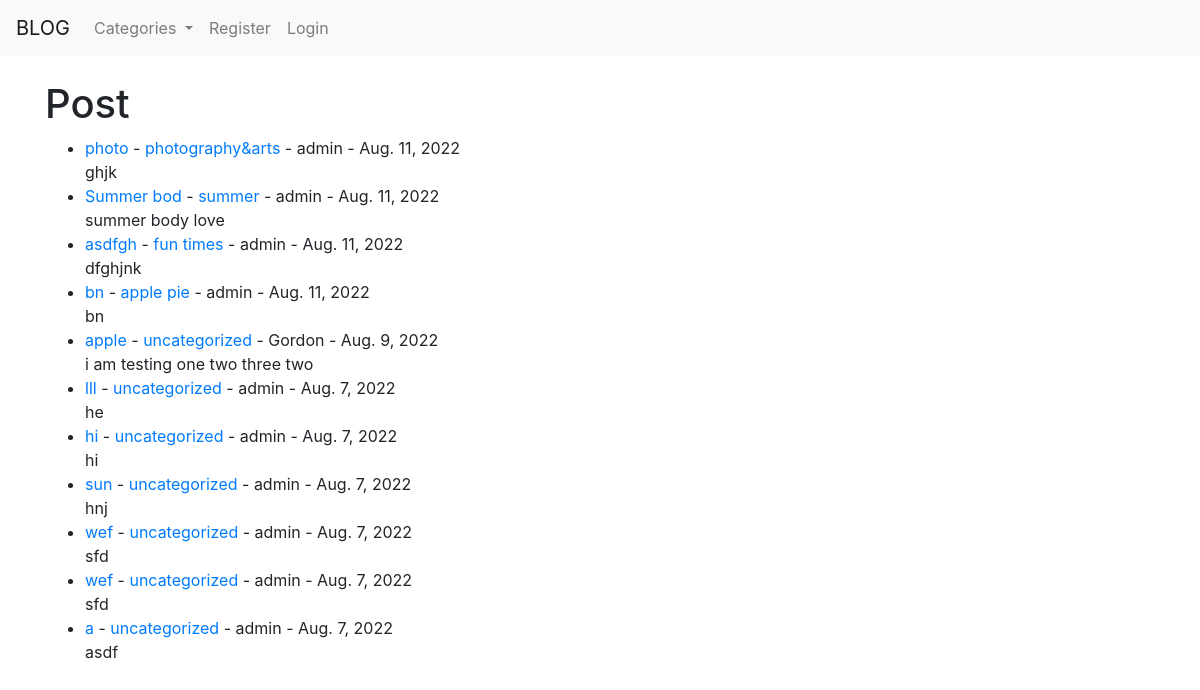
The page / on the database its author committed.
### startblog/models.py (models this page shows, shortened)
class Post(models.Model):
    title = models.CharField(max_length=255)
    title_tag = models.CharField(max_length=255, default="my blog")
    author = models.ForeignKey(User, on_delete=models.CASCADE)
    body = models.TextField()
    post_date = models.DateField(auto_now_add=True)
    category = models.CharField(max_length=255, default="uncategorized")
    likes = models.ManyToManyField(User, related_name="like_post")
    dislikes = models.ManyToManyField(User, related_name="dislike_post")

### startblog/views.py (the view)
# urls.py: path("", HomePage.as_view(), name="home"),
class HomePage(ListView):
    model = Post
    template_name = "blog/home.html"
    ordering = ["-post_date"]
    def get_context_data(self,*args, **kwargs):
        category_menu = Category.objects.all()
        context = super(HomePage, self).get_context_data(*args, **kwargs)
        context["category_menu"] = category_menu
        return context

### startblog/models.py (called while the page is built)
    def __str__(self):
        return self.name

### templates/blog/home.html (shortened to what this page needs)
{% extends 'base.html' %}
{% block content %}
<h1>Post</h1>
<ul>
    {% for post in object_list %}
    <li><a href="{% url 'blog:post_details' pk=post.pk %}">
            {{ post.title }}</a>
            - <a href="{% url 'blog:category_post' post.category|slugify %}">{{ post.category }}</a>
            - {{ post.author }} - {{ post.post_date}}
        <br />
        {{ post.body|slice:":200" | safe}}
    </li>
    {% endfor %}
</ul>
{% endblock %}

### templates/base.html (shortened to what this page needs)
<!doctype html>
<html lang="en">
<head>
  <link rel="stylesheet" href="https://cdn.jsdelivr.net/npm/bootstrap@4.3.1/dist/css/bootstrap.min.css"
>
</head>
<body>
  <nav class="navbar navbar-expand-lg navbar-light bg-light">
    <a class="navbar-brand" href="{% url 'blog:home' %}">BLOG</a>
    {% if category_menu %}
    <div class="collapse navbar-collapse" id="navbarSupportedContent">
      <ul class="navbar-nav mr-auto">
        <li class="nav-item dropdown">
          <a class="nav-link dropdown-toggle" href="#" id="navbarDropdown" role="button" data-toggle="dropdown"
            aria-haspopup="true" aria-expanded="false">
            Categories
          </a>
        </li>
        {% else %}
        <li class="nav-item">
          <a class="nav-link" href="{% url 'blog:category_list' %}">Categories</a>
        </li>
    {% endif %}
    {% if user.is_authenticated %}
        </li>
        <li class="nav-item">
          <a class="nav-link" href="{% url 'blog:add_post' %}">Add Post</a>
        </li>
        <li class="nav-item">
          <a class="nav-link" href="{% url 'blog:add_category' %}">Add Category</a>
        </li>
        <li class="nav-item">
          <a class="nav-link" href="{% url 'users:logout' %}">Logout</a>
        </li>
        {% else %}
        <li class="nav-item">
          <a class="nav-link" href="{% url 'users:register' %}">Register</a>
        </li>
        <li class="nav-item">
          <a class="nav-link" href="{% url 'users:login' %}">Login</a>
        </li>
        {% endif %}
      </ul>
    </div>
  </nav>
  <br />
  <div class="container">
    {% block content %}
    {% endblock %}
  </div>
</body>
</html>

### rows shown on the page
Post: title "photo", category "photography&arts", author "admin", post_date "Aug. 11, 2022", body "ghjk"
Post: title "Summer bod", category "summer", author "admin", post_date "Aug. 11, 2022", body "summer body love"
Post: title "asdfgh", category "fun times", author "admin", post_date "Aug. 11, 2022", body "dfghjnk"
Post: title "bn", category "apple pie", author "admin", post_date "Aug. 11, 2022", body "bn"
Post: title "apple", category "uncategorized", author "Gordon", post_date "Aug. 9, 2022", body "i am testing one two three two"
Post: title "lll", category "uncategorized", author "admin", post_date "Aug. 7, 2022", body "he"
Post: title "hi", category "uncategorized", author "admin", post_date "Aug. 7, 2022", body "hi"
Post: title "sun", category "uncategorized", author "admin", post_date "Aug. 7, 2022", body "hnj"
Post: title "wef", category "uncategorized", author "admin", post_date "Aug. 7, 2022", body "sfd"
Post: title "wef", category "uncategorized", author "admin", post_date "Aug. 7, 2022", body "sfd"
Post: title "a", category "uncategorized", author "admin", post_date "Aug. 7, 2022", body "asdf"
